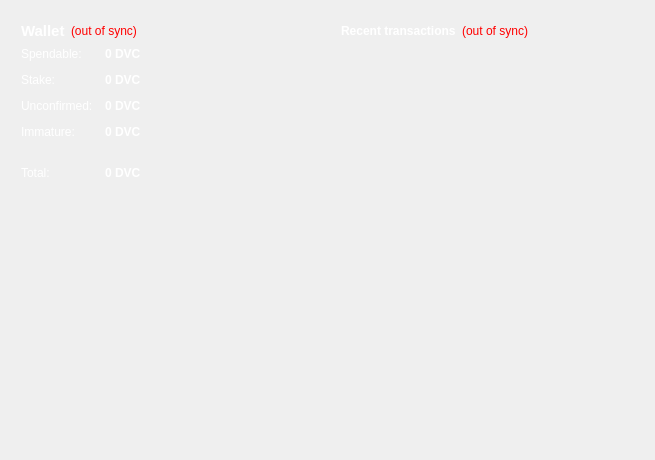
<?xml version="1.0" encoding="UTF-8"?>
<ui version="4.0">
 <class>OverviewPage</class>
 <widget class="QWidget" name="OverviewPage">
  <property name="geometry">
   <rect>
    <x>0</x>
    <y>0</y>
    <width>655</width>
    <height>460</height>
   </rect>
  </property>
  <property name="windowTitle">
   <string>Form</string>
  </property>
  <property name="styleSheet">
   <string notr="true"/>
  </property>
  <layout class="QHBoxLayout" name="horizontalLayout" stretch="1,1">
   <item>
    <layout class="QVBoxLayout" name="verticalLayout_2">
     <item>
      <widget class="QFrame" name="frame">
       <property name="styleSheet">
        <string notr="true">background-color:transparent; color:white;</string>
       </property>
       <property name="frameShape">
        <enum>QFrame::StyledPanel</enum>
       </property>
       <property name="frameShadow">
        <enum>QFrame::Raised</enum>
       </property>
       <layout class="QVBoxLayout" name="verticalLayout_4">
        <item>
         <layout class="QHBoxLayout" name="horizontalLayout_4">
          <item>
           <widget class="QLabel" name="label_5">
            <property name="font">
             <font>
              <pointsize>11</pointsize>
              <weight>75</weight>
              <bold>true</bold>
             </font>
            </property>
            <property name="styleSheet">
             <string notr="true">background:transparent;</string>
            </property>
            <property name="text">
             <string>Wallet</string>
            </property>
           </widget>
          </item>
          <item>
           <widget class="QLabel" name="labelWalletStatus">
            <property name="toolTip">
             <string>The displayed information may be out of date. Your wallet automatically synchronizes with the Diamond network after a connection is established, but this process has not completed yet.</string>
            </property>
            <property name="styleSheet">
             <string notr="true">QToolTip {background-color:#1f333e; color:white; border-style: none;}
QLabel { color: red; background:transparent;}</string>
            </property>
            <property name="text">
             <string notr="true">(out of sync)</string>
            </property>
            <property name="alignment">
             <set>Qt::AlignLeading|Qt::AlignLeft|Qt::AlignVCenter</set>
            </property>
           </widget>
          </item>
          <item>
           <spacer name="horizontalSpacer_2">
            <property name="orientation">
             <enum>Qt::Horizontal</enum>
            </property>
            <property name="sizeHint" stdset="0">
             <size>
              <width>40</width>
              <height>20</height>
             </size>
            </property>
           </spacer>
          </item>
         </layout>
        </item>
       <item>
         <layout class="QFormLayout" name="formLayout_2">
          <property name="fieldGrowthPolicy">
           <enum>QFormLayout::AllNonFixedFieldsGrow</enum>
          </property>
          <property name="horizontalSpacing">
           <number>12</number>
          </property>
          <property name="verticalSpacing">
           <number>12</number>
          </property>
          <item row="0" column="0">
           <widget class="QLabel" name="label">
            <property name="text">
             <string>Spendable:</string>
            </property>
           </widget>
          </item>
          <item row="0" column="1">
           <widget class="QLabel" name="labelBalance">
            <property name="font">
             <font>
              <weight>75</weight>
              <bold>true</bold>
             </font>
            </property>
            <property name="cursor">
             <cursorShape>IBeamCursor</cursorShape>
            </property>
            <property name="toolTip">
             <string>Your current spendable balance</string>
            </property>
            <property name="styleSheet">
             <string notr="true">QLabel {background:transparent;}
QToolTip {background-color:#1f333e; color:white; border-style: none;}</string>
            </property>
            <property name="text">
             <string notr="true">0 DVC</string>
            </property>
            <property name="textInteractionFlags">
             <set>Qt::LinksAccessibleByMouse|Qt::TextSelectableByKeyboard|Qt::TextSelectableByMouse</set>
            </property>
           </widget>
          </item>
          <item row="1" column="0">
           <widget class="QLabel" name="label_6">
            <property name="text">
             <string>Stake:</string>
            </property>
           </widget>
          </item>
          <item row="1" column="1">
           <widget class="QLabel" name="labelStake">
            <property name="font">
             <font>
              <weight>75</weight>
              <bold>true</bold>
             </font>
            </property>
            <property name="cursor">
             <cursorShape>IBeamCursor</cursorShape>
            </property>
            <property name="toolTip">
             <string>Total of coins that was staked, and do not yet count toward the current balance</string>
            </property>
            <property name="styleSheet">
             <string notr="true">QLabel {background:transparent;}
QToolTip {background-color:#1f333e; color:white; border-style: none;}</string>
            </property>
            <property name="text">
             <string notr="true">0 DVC</string>
            </property>
            <property name="textInteractionFlags">
             <set>Qt::LinksAccessibleByMouse|Qt::TextSelectableByKeyboard|Qt::TextSelectableByMouse</set>
            </property>
           </widget>
          </item>
          <item row="2" column="0">
           <widget class="QLabel" name="label_3">
            <property name="text">
             <string>Unconfirmed:</string>
            </property>
           </widget>
          </item>
          <item row="2" column="1">
           <widget class="QLabel" name="labelUnconfirmed">
            <property name="font">
             <font>
              <weight>75</weight>
              <bold>true</bold>
             </font>
            </property>
            <property name="cursor">
             <cursorShape>IBeamCursor</cursorShape>
            </property>
            <property name="toolTip">
             <string>Total of transactions that have yet to be confirmed, and do not yet count toward the current balance</string>
            </property>
            <property name="styleSheet">
             <string notr="true">QLabel {background:transparent;}
QToolTip {background-color:#1f333e; color:white; border-style: none;}</string>
            </property>
            <property name="text">
             <string notr="true">0 DVC</string>
            </property>
            <property name="textInteractionFlags">
             <set>Qt::LinksAccessibleByMouse|Qt::TextSelectableByKeyboard|Qt::TextSelectableByMouse</set>
            </property>
           </widget>
          </item>
          <item row="3" column="0">
           <widget class="QLabel" name="labelImmatureText">
            <property name="text">
             <string>Immature:</string>
            </property>
           </widget>
          </item>
          <item row="3" column="1">
           <widget class="QLabel" name="labelImmature">
            <property name="font">
             <font>
              <weight>75</weight>
              <bold>true</bold>
             </font>
            </property>
            <property name="toolTip">
             <string>Mined balance that has not yet matured</string>
            </property>
            <property name="styleSheet">
             <string notr="true">QLabel {background:transparent;}
QToolTip {background-color:#1f333e; color:white; border-style: none;}</string>
            </property>
            <property name="text">
             <string notr="true">0 DVC</string>
            </property>
            <property name="textInteractionFlags">
             <set>Qt::LinksAccessibleByMouse|Qt::TextSelectableByKeyboard|Qt::TextSelectableByMouse</set>
            </property>
           </widget>
          </item>
          <item row="4" column="0" colspan="2">
           <widget class="Line" name="line">
            <property name="orientation">
             <enum>Qt::Horizontal</enum>
            </property>
           </widget>
          </item>
          <item row="5" column="0">
           <widget class="QLabel" name="labelTotalText">
            <property name="text">
             <string>Total:</string>
            </property>
           </widget>
          </item>
          <item row="5" column="1">
           <widget class="QLabel" name="labelTotal">
            <property name="font">
             <font>
              <weight>75</weight>
              <bold>true</bold>
             </font>
            </property>
            <property name="cursor">
             <cursorShape>IBeamCursor</cursorShape>
            </property>
            <property name="toolTip">
             <string>Your current total balance</string>
            </property>
            <property name="styleSheet">
             <string notr="true">QLabel {background:transparent;}
QToolTip {background-color:#1f333e; color:white; border-style: none;}</string>
            </property>
            <property name="text">
             <string notr="true">0 DVC</string>
            </property>
            <property name="textInteractionFlags">
             <set>Qt::LinksAccessibleByMouse|Qt::TextSelectableByKeyboard|Qt::TextSelectableByMouse</set>
            </property>
           </widget>
          </item>
         </layout>
        </item>
       </layout>
      </widget>
     </item>
 <item>
      <spacer name="verticalSpacer">
       <property name="orientation">
        <enum>Qt::Vertical</enum>
       </property>
       <property name="sizeHint" stdset="0">
        <size>
         <width>20</width>
         <height>40</height>
        </size>
       </property>
      </spacer>
     </item>
     <item>
      <widget class="QLabel" name="label_2">
       <property name="autoFillBackground">
        <bool>false</bool>
       </property>
       <property name="text">
        <string/>
       </property>
       <property name="pixmap">
        <pixmap resource="../bitcoin.qrc">:/icons/drmbg</pixmap>
       </property>
       <property name="scaledContents">
        <bool>false</bool>
       </property>
       <property name="margin">
        <number>0</number>
       </property>
      </widget>
     </item>
    </layout>
   </item>
   <item>
    <layout class="QVBoxLayout" name="verticalLayout_3">
     <item>
      <widget class="QFrame" name="frame_2">
       <property name="styleSheet">
        <string notr="true">background-color:transparent; color:white;</string>
       </property>
       <property name="frameShape">
        <enum>QFrame::StyledPanel</enum>
       </property>
       <property name="frameShadow">
        <enum>QFrame::Raised</enum>
       </property>
       <layout class="QVBoxLayout" name="verticalLayout">
        <item>
         <layout class="QHBoxLayout" name="horizontalLayout_2">
          <item>
           <widget class="QLabel" name="label_4">
            <property name="styleSheet">
             <string notr="true">background:transparent;</string>
            </property>
            <property name="text">
             <string>&lt;b&gt;Recent transactions&lt;/b&gt;</string>
            </property>
           </widget>
          </item>
          <item>
           <widget class="QLabel" name="labelTransactionsStatus">
            <property name="toolTip">
             <string>The displayed information may be out of date. Your wallet automatically synchronizes with the Diamond network after a connection is established, but this process has not completed yet.</string>
            </property>
            <property name="styleSheet">
             <string notr="true">QToolTip {background-color:#1f333e; color:white; border-style: none;}
QLabel { color: red; background:transparent; }</string>
            </property>
            <property name="text">
             <string notr="true">(out of sync)</string>
            </property>
            <property name="alignment">
             <set>Qt::AlignRight|Qt::AlignTrailing|Qt::AlignVCenter</set>
            </property>
           </widget>
          </item>
          <item>
           <spacer name="horizontalSpacer">
            <property name="orientation">
             <enum>Qt::Horizontal</enum>
            </property>
            <property name="sizeHint" stdset="0">
             <size>
              <width>40</width>
              <height>20</height>
             </size>
            </property>
           </spacer>
          </item>
         </layout>
        </item>
        <item>
         <widget class="QListView" name="listTransactions">
          <property name="styleSheet">
           <string notr="true">QListView { background: transparent; }
QToolTip {background-color:#1f333e; color:white; border-style: none;}</string>
          </property>
          <property name="frameShape">
           <enum>QFrame::NoFrame</enum>
          </property>
          <property name="verticalScrollBarPolicy">
           <enum>Qt::ScrollBarAlwaysOff</enum>
          </property>
          <property name="horizontalScrollBarPolicy">
           <enum>Qt::ScrollBarAlwaysOff</enum>
          </property>
          <property name="selectionMode">
           <enum>QAbstractItemView::NoSelection</enum>
          </property>
         </widget>
        </item>
       </layout>
      </widget>
     </item>
     <item>
      <spacer name="verticalSpacer_2">
       <property name="orientation">
        <enum>Qt::Vertical</enum>
       </property>
       <property name="sizeHint" stdset="0">
        <size>
         <width>20</width>
         <height>40</height>
        </size>
       </property>
      </spacer>
     </item>
    </layout>
   </item>
  </layout>
 </widget>
 <resources>
  <include location="../bitcoin.qrc"/>
 </resources>
 <connections/>
</ui>
